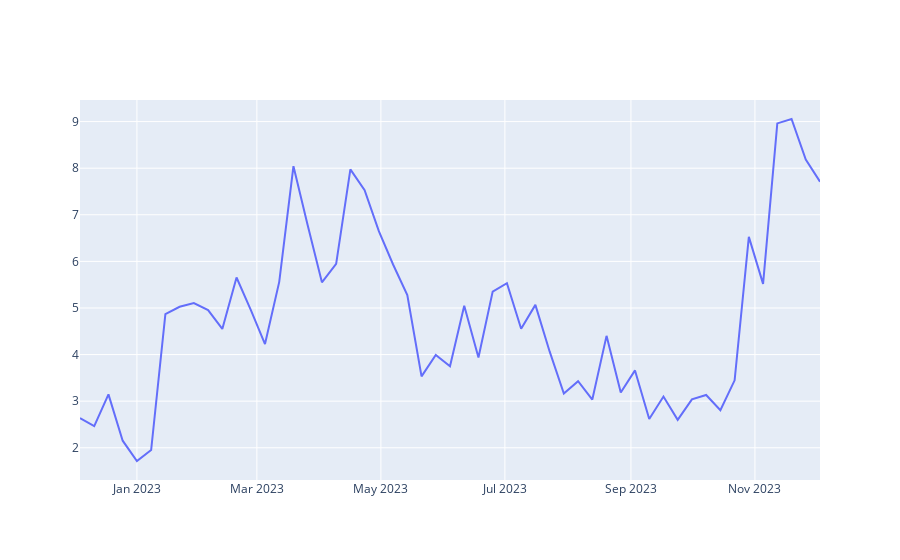

This figure's notebook cell:
### Code cell
data_per_week = df['Average_Price'].resample('W').mean()

# Now create your plot with the resampled data
ethereum_trace = go.Scatter(x=data_per_week.index, y=data_per_week, name='Weekly Average Price')

# Plot the data
py.iplot([ethereum_trace])
